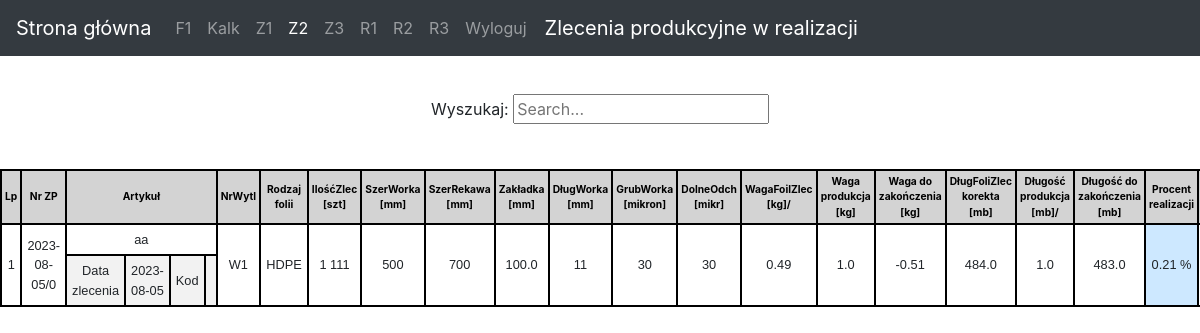
/realizacja (signed in), run on the app's committed database.
### events/models.py (models this page shows, shortened)
class Zamowienie(models.Model):
    NrZp = models.CharField("NrZp", max_length=20)
    Data = models.DateField()
    Kod = models.CharField(max_length=20, blank=True, null=True, default='')
    Artykul = models.CharField(max_length=30)
    NrWyt = models.IntegerField()
    Status = models.IntegerField()
    Rodzaj = models.IntegerField()
    Priorytet = models.IntegerField()
    Tasma = models.IntegerField()
    MMK = models.CharField(max_length=20, blank=True, null=True , default='')
    Barwnik = models.CharField(max_length=20, blank=True, null=True, default='' )
    Uwagi = models.CharField(max_length=40, blank=True, null=True , default='')
    IloscZlec = models.IntegerField()
    SzerWorka = models.IntegerField()
    SzerRekawa = models.IntegerField()
    Zakladka = models.FloatField()
    DlugWorka = models.IntegerField()
    GrubWorka = models.IntegerField()
    DolneOdch = models.IntegerField()
    DlugFoilPlan_Korekta = models.FloatField()
    WagaFoliZlec = models.FloatField()
    DlugFoliPlan = models.FloatField()
    IloscRolekZlec = models.FloatField()
    DlugRolkiZlec_Korekta = models.FloatField()
    DlugRolkiPlan = models.FloatField()
    DlugFoliZlec_Korekta = models.FloatField()
    WagaRolkiZlec = models.FloatField()

### events/views.py (the view)
# urls.py: path('realizacja', RealPlan.as_view(), name='Realizacja.views.index'),
class RealPlan(LoginRequiredMixin, UserPassesTestMixin, ListView):
    model = Zamowienie
    template_name = "Doc5/ProductionTable.html"
    queryset = Zamowienie.objects.filter(Status=1)
    def test_func(self):
        if self.request.user.groups.filter(name='admin').exists() or self.request.user.groups.filter(
                name='kierownik').exists():
            return True
        else:
            return False
    def get_context_data(self, **kwargs):
        context = super().get_context_data(**kwargs)
        serializer = ZamSerializer(context['object_list'], many=True)
        context['serialized_data'] = serializer.data
        for data in serializer.data:
            print(data)
            data["Research"] = realCaluclator(data['NrZp'], data['DlugFoliZlec_Korekta'])
        context['status_dict'] = status_dict
        context['nrwyt_dict'] = nrwyt_dict
        context['folia_dict'] = folia_dict
        return context

### events/views.py (called while the page is built)
@register.filter
def readable_integer(value):
    readable = str(value).split(".")[0][::-1]
    readable = [readable[i:i+3][::-1] for i in range(0, len(readable), 3)]
    if len(str(value).split(".")) == 1:
        end = ""
    else:
        end = "." + str(value).split(".")[1]
    return " ".join(readable[::-1]) + end

@register.filter
def get_item(dictionary, key):
  return dictionary.get(key)

### events/templates/Doc5/ProductionTable.html (shortened to what this page needs)
{% extends 'Doc5/foliaRaport.html' %}
{% block table %}
<div class=" w-100 overflow-auto">
     <div class="row" style="flex-wrap: nowrap;">
        <div class="col-12">
            <div class="data_table">
                <table id="example" class="table table-striped table-bordered small">
	<tr>
		<th>Lp</th>
		<th id="NrZp">Nr ZP</th>
		<th colspan="4">Artykuł</th>
		<th>NrWytl</th>
		<th>Rodzaj folii</th>
		<th>IlośćZlec [szt]</th>
		<th>SzerWorka [mm]</th>
		<th>SzerRekawa [mm]</th>
		<th>Zakładka [mm]</th>
		<th>DługWorka [mm]</th>
		<th>GrubWorka [mikron]</th>
		<th>DolneOdch [mikr]</th>
		<th>WagaFoilZlec [kg]/</th>
		<th>Waga produkcja [kg]</th>
		<th>Waga do zakończenia [kg]</th>
		<th>DługFoliZlec korekta [mb]</th>
		<th>Długość produkcja [mb]/</th>
		<th>Długość do zakończenia [mb]</th>
		<th>Procent realizacji</th>
	</tr>
	<tr>
		<td rowspan="2">{{ forloop.counter }}</td>
		<td rowspan="2" style="width:auto">{{ post.NrZp}}</td>
		<td colspan="4">{{ post.Artykul}}</td>
		<td rowspan="2">{{ nrwyt_dict|get_item:post.NrWyt}}</td>
		<td rowspan="2">{{ folia_dict|get_item:post.Rodzaj}}</td>
		<td rowspan="2">{{ post.IloscZlec | readable_integer}}</td>
		<td rowspan="2">{{ post.SzerWorka | readable_integer }}</td>
		<td rowspan="2">{{ post.SzerRekawa | readable_integer }}</td>
		<td rowspan="2">{{ post.Zakladka | readable_integer }}</td>
		<td rowspan="2">{{ post.DlugWorka | readable_integer}}</td>
		<td rowspan="2">{{ post.GrubWorka | readable_integer}}</td>
		<td rowspan="2">{{ post.DolneOdch | readable_integer}}</td>
		<td rowspan="2">{{ post.WagaFoliZlec | readable_integer}}</td>
		<td rowspan="2">{{ post.Research.wagaSum | readable_integer }}</td>
		<td rowspan="2">{{ post.Research.wagaEnd  | readable_integer}}</td>
		<td rowspan="2">{{ post.DlugFoliZlec_Korekta | readable_integer}}</td>
		<td rowspan="2">{{ post.Research.dlugProd | readable_integer }}</td>
		<td rowspan="2">{{ post.Research.dlugEnd  | readable_integer}}</td>
		<td  style="background-color: #cde8ff" class=" {% if post.Research.progres > 100 %}text-danger{% endif %}" rowspan="2">{{ post.Research.progres}} % </td>
	</tr>
	<tr>
		<td>Data zlecenia</td>
		<td>{{ post.Data}}</td>
		<td>Kod</td>
		<td>{{ post.Kod | default_if_none:''}}</td>
	</tr>
</table>
            </div>
        </div>
    </div>
</div>
{% endblock %}

### assets/css/table.css (style rules this page uses)
.table { border:none; border-collapse: collapse; padding-bottom: 10px; }
.table td { border-bottom: 2px solid black; border-top: 2px solid black; border-left: 2px solid #000; border-right: 2px solid #000; font-size: 1em; padding: 5px !important; height: 1px; text-align: center; vertical-align: middle; font-family: 'Trebuchet MS', sans-serif; }
.table td:first-child { border-left: 2px solid #000; }
.table td:last-child { border-right: 2px solid #000; }
.table th { font-size: 0.8em; margin: 3px; height: 1px; border-bottom: 2px solid black; border-top: 2px solid black; border-left: 2px solid #000; border-right: 2px solid #000; text-align: center; vertical-align: middle; padding: 0.3em; background-color: lightgrey; color: black; }

### events/templates/navbar.html (style rules this page uses)
body { padding-top: 70px; }

### data on the page
Zamowienie: NrZp "2023-08-05/0", Artykul "aa", NrWyt "W1", Rodzaj "HDPE", IloscZlec|readable_integer "1 111", SzerWorka|readable_integer "500", SzerRekawa|readable_integer "700", Zakladka|readable_integer "100.0", DlugWorka|readable_integer "11", GrubWorka|readable_integer "30", DolneOdch|readable_integer "30", WagaFoliZlec|readable_integer "0.49", Research.wagaSum|readable_integer "1.0", Research.wagaEnd|readable_integer "-0.51", DlugFoliZlec_Korekta|readable_integer "484.0", Research.dlugProd|readable_integer "1.0", Research.dlugEnd|readable_integer "483.0", Research.progres "0.21", Data "2023-08-05"
